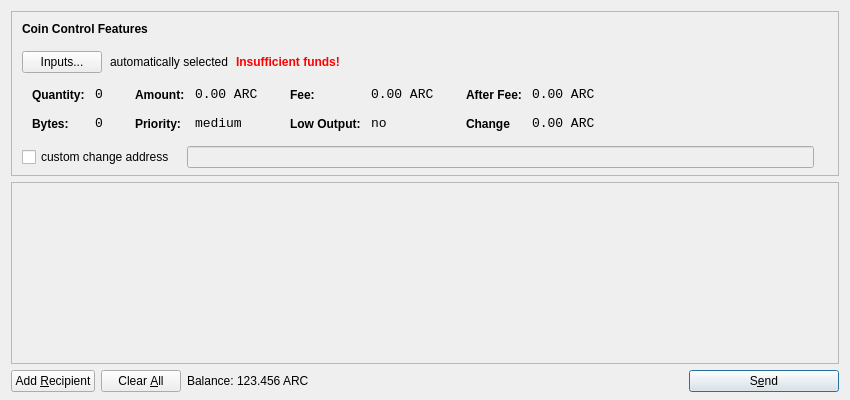
<?xml version="1.0" encoding="UTF-8"?>
<ui version="4.0">
 <class>SendCoinsDialog</class>
 <widget class="QDialog" name="SendCoinsDialog">
  <property name="geometry">
   <rect>
    <x>0</x>
    <y>0</y>
    <width>850</width>
    <height>400</height>
   </rect>
  </property>
  <property name="windowTitle">
   <string>Send Coins</string>
  </property>
  <layout class="QVBoxLayout" name="verticalLayout" stretch="0,1,0">
   <property name="bottomMargin">
    <number>8</number>
   </property>
   <item>
    <widget class="QFrame" name="frameCoinControl">
     <property name="sizePolicy">
      <sizepolicy hsizetype="Expanding" vsizetype="Expanding">
       <horstretch>0</horstretch>
       <verstretch>0</verstretch>
      </sizepolicy>
     </property>
     <property name="maximumSize">
      <size>
       <width>16777215</width>
       <height>16777215</height>
      </size>
     </property>
     <property name="frameShape">
      <enum>QFrame::StyledPanel</enum>
     </property>
     <property name="frameShadow">
      <enum>QFrame::Sunken</enum>
     </property>
     <layout class="QVBoxLayout" name="verticalLayoutCoinControl2">
      <property name="spacing">
       <number>-1</number>
      </property>
      <property name="leftMargin">
       <number>0</number>
      </property>
      <property name="topMargin">
       <number>0</number>
      </property>
      <property name="rightMargin">
       <number>0</number>
      </property>
      <property name="bottomMargin">
       <number>6</number>
      </property>
      <item>
       <layout class="QVBoxLayout" name="verticalLayoutCoinControl" stretch="0,0,0,0,1">
        <property name="spacing">
         <number>0</number>
        </property>
        <property name="leftMargin">
         <number>10</number>
        </property>
        <property name="topMargin">
         <number>10</number>
        </property>
        <item>
         <layout class="QHBoxLayout" name="horizontalLayoutCoinControl1">
          <property name="bottomMargin">
           <number>15</number>
          </property>
          <item>
           <widget class="QLabel" name="labelCoinControlFeatures">
            <property name="sizePolicy">
             <sizepolicy hsizetype="Preferred" vsizetype="Maximum">
              <horstretch>0</horstretch>
              <verstretch>0</verstretch>
             </sizepolicy>
            </property>
            <property name="font">
             <font>
              <weight>75</weight>
              <bold>true</bold>
             </font>
            </property>
            <property name="styleSheet">
             <string notr="true">font-weight:bold;</string>
            </property>
            <property name="text">
             <string>Coin Control Features</string>
            </property>
           </widget>
          </item>
         </layout>
        </item>
        <item>
         <layout class="QHBoxLayout" name="horizontalLayoutCoinControl2" stretch="0,0,0,0">
          <property name="spacing">
           <number>8</number>
          </property>
          <property name="bottomMargin">
           <number>10</number>
          </property>
          <item>
           <widget class="QPushButton" name="pushButtonCoinControl">
            <property name="styleSheet">
             <string notr="true"/>
            </property>
            <property name="text">
             <string>Inputs...</string>
            </property>
           </widget>
          </item>
          <item>
           <widget class="QLabel" name="labelCoinControlAutomaticallySelected">
            <property name="text">
             <string>automatically selected</string>
            </property>
            <property name="margin">
             <number>5</number>
            </property>
           </widget>
          </item>
          <item>
           <widget class="QLabel" name="labelCoinControlInsuffFunds">
            <property name="font">
             <font>
              <weight>75</weight>
              <bold>true</bold>
             </font>
            </property>
            <property name="styleSheet">
             <string notr="true">color:red;font-weight:bold;</string>
            </property>
            <property name="text">
             <string>Insufficient funds!</string>
            </property>
            <property name="margin">
             <number>5</number>
            </property>
           </widget>
          </item>
          <item>
           <spacer name="horizontalSpacerCoinControl">
            <property name="orientation">
             <enum>Qt::Horizontal</enum>
            </property>
            <property name="sizeHint" stdset="0">
             <size>
              <width>40</width>
              <height>1</height>
             </size>
            </property>
           </spacer>
          </item>
         </layout>
        </item>
        <item>
         <widget class="QWidget" name="widgetCoinControl" native="true">
          <property name="sizePolicy">
           <sizepolicy hsizetype="Preferred" vsizetype="Preferred">
            <horstretch>0</horstretch>
            <verstretch>0</verstretch>
           </sizepolicy>
          </property>
          <property name="minimumSize">
           <size>
            <width>0</width>
            <height>0</height>
           </size>
          </property>
          <property name="styleSheet">
           <string notr="true"/>
          </property>
          <layout class="QHBoxLayout" name="horizontalLayoutCoinControl5">
           <property name="margin">
            <number>0</number>
           </property>
           <item>
            <layout class="QHBoxLayout" name="horizontalLayoutCoinControl3" stretch="0,0,0,1">
             <property name="spacing">
              <number>20</number>
             </property>
             <property name="topMargin">
              <number>0</number>
             </property>
             <property name="bottomMargin">
              <number>10</number>
             </property>
             <item>
              <layout class="QFormLayout" name="formLayoutCoinControl1">
               <property name="horizontalSpacing">
                <number>10</number>
               </property>
               <property name="verticalSpacing">
                <number>14</number>
               </property>
               <property name="leftMargin">
                <number>10</number>
               </property>
               <property name="topMargin">
                <number>4</number>
               </property>
               <property name="rightMargin">
                <number>6</number>
               </property>
               <item row="0" column="0">
                <widget class="QLabel" name="labelCoinControlQuantityText">
                 <property name="styleSheet">
                  <string notr="true">font-weight:bold;</string>
                 </property>
                 <property name="text">
                  <string>Quantity:</string>
                 </property>
                 <property name="margin">
                  <number>0</number>
                 </property>
                </widget>
               </item>
               <item row="0" column="1">
                <widget class="QLabel" name="labelCoinControlQuantity">
                 <property name="font">
                  <font>
                   <family>Monospace</family>
                   <pointsize>10</pointsize>
                  </font>
                 </property>
                 <property name="cursor">
                  <cursorShape>IBeamCursor</cursorShape>
                 </property>
                 <property name="contextMenuPolicy">
                  <enum>Qt::ActionsContextMenu</enum>
                 </property>
                 <property name="text">
                  <string>0</string>
                 </property>
                 <property name="margin">
                  <number>0</number>
                 </property>
                 <property name="textInteractionFlags">
                  <set>Qt::LinksAccessibleByMouse|Qt::TextSelectableByKeyboard|Qt::TextSelectableByMouse</set>
                 </property>
                </widget>
               </item>
               <item row="1" column="0">
                <widget class="QLabel" name="labelCoinControlBytesText">
                 <property name="styleSheet">
                  <string notr="true">font-weight:bold;</string>
                 </property>
                 <property name="text">
                  <string>Bytes:</string>
                 </property>
                </widget>
               </item>
               <item row="1" column="1">
                <widget class="QLabel" name="labelCoinControlBytes">
                 <property name="font">
                  <font>
                   <family>Monospace</family>
                   <pointsize>10</pointsize>
                  </font>
                 </property>
                 <property name="cursor">
                  <cursorShape>IBeamCursor</cursorShape>
                 </property>
                 <property name="contextMenuPolicy">
                  <enum>Qt::ActionsContextMenu</enum>
                 </property>
                 <property name="text">
                  <string>0</string>
                 </property>
                 <property name="textInteractionFlags">
                  <set>Qt::LinksAccessibleByMouse|Qt::TextSelectableByKeyboard|Qt::TextSelectableByMouse</set>
                 </property>
                </widget>
               </item>
              </layout>
             </item>
             <item>
              <layout class="QFormLayout" name="formLayoutCoinControl2">
               <property name="horizontalSpacing">
                <number>10</number>
               </property>
               <property name="verticalSpacing">
                <number>14</number>
               </property>
               <property name="leftMargin">
                <number>6</number>
               </property>
               <property name="topMargin">
                <number>4</number>
               </property>
               <property name="rightMargin">
                <number>6</number>
               </property>
               <item row="0" column="0">
                <widget class="QLabel" name="labelCoinControlAmountText">
                 <property name="styleSheet">
                  <string notr="true">font-weight:bold;</string>
                 </property>
                 <property name="text">
                  <string>Amount:</string>
                 </property>
                 <property name="margin">
                  <number>0</number>
                 </property>
                </widget>
               </item>
               <item row="0" column="1">
                <widget class="QLabel" name="labelCoinControlAmount">
                 <property name="font">
                  <font>
                   <family>Monospace</family>
                   <pointsize>10</pointsize>
                  </font>
                 </property>
                 <property name="cursor">
                  <cursorShape>IBeamCursor</cursorShape>
                 </property>
                 <property name="contextMenuPolicy">
                  <enum>Qt::ActionsContextMenu</enum>
                 </property>
                 <property name="text">
                  <string>0.00 ARC</string>
                 </property>
                 <property name="textInteractionFlags">
                  <set>Qt::LinksAccessibleByMouse|Qt::TextSelectableByKeyboard|Qt::TextSelectableByMouse</set>
                 </property>
                </widget>
               </item>
               <item row="1" column="0">
                <widget class="QLabel" name="labelCoinControlPriorityText">
                 <property name="styleSheet">
                  <string notr="true">font-weight:bold;</string>
                 </property>
                 <property name="text">
                  <string>Priority:</string>
                 </property>
                </widget>
               </item>
               <item row="1" column="1">
                <widget class="QLabel" name="labelCoinControlPriority">
                 <property name="font">
                  <font>
                   <family>Monospace</family>
                   <pointsize>10</pointsize>
                  </font>
                 </property>
                 <property name="cursor">
                  <cursorShape>IBeamCursor</cursorShape>
                 </property>
                 <property name="contextMenuPolicy">
                  <enum>Qt::ActionsContextMenu</enum>
                 </property>
                 <property name="text">
                  <string>medium</string>
                 </property>
                 <property name="textInteractionFlags">
                  <set>Qt::LinksAccessibleByMouse|Qt::TextSelectableByKeyboard|Qt::TextSelectableByMouse</set>
                 </property>
                </widget>
               </item>
              </layout>
             </item>
             <item>
              <layout class="QFormLayout" name="formLayoutCoinControl3">
               <property name="horizontalSpacing">
                <number>10</number>
               </property>
               <property name="verticalSpacing">
                <number>14</number>
               </property>
               <property name="leftMargin">
                <number>6</number>
               </property>
               <property name="topMargin">
                <number>4</number>
               </property>
               <property name="rightMargin">
                <number>6</number>
               </property>
               <item row="0" column="0">
                <widget class="QLabel" name="labelCoinControlFeeText">
                 <property name="styleSheet">
                  <string notr="true">font-weight:bold;</string>
                 </property>
                 <property name="text">
                  <string>Fee:</string>
                 </property>
                 <property name="margin">
                  <number>0</number>
                 </property>
                </widget>
               </item>
               <item row="0" column="1">
                <widget class="QLabel" name="labelCoinControlFee">
                 <property name="font">
                  <font>
                   <family>Monospace</family>
                   <pointsize>10</pointsize>
                  </font>
                 </property>
                 <property name="cursor">
                  <cursorShape>IBeamCursor</cursorShape>
                 </property>
                 <property name="contextMenuPolicy">
                  <enum>Qt::ActionsContextMenu</enum>
                 </property>
                 <property name="text">
                  <string>0.00 ARC</string>
                 </property>
                 <property name="textInteractionFlags">
                  <set>Qt::LinksAccessibleByMouse|Qt::TextSelectableByKeyboard|Qt::TextSelectableByMouse</set>
                 </property>
                </widget>
               </item>
               <item row="1" column="0">
                <widget class="QLabel" name="labelCoinControlLowOutputText">
                 <property name="styleSheet">
                  <string notr="true">font-weight:bold;</string>
                 </property>
                 <property name="text">
                  <string>Low Output:</string>
                 </property>
                </widget>
               </item>
               <item row="1" column="1">
                <widget class="QLabel" name="labelCoinControlLowOutput">
                 <property name="font">
                  <font>
                   <family>Monospace</family>
                   <pointsize>10</pointsize>
                  </font>
                 </property>
                 <property name="cursor">
                  <cursorShape>IBeamCursor</cursorShape>
                 </property>
                 <property name="contextMenuPolicy">
                  <enum>Qt::ActionsContextMenu</enum>
                 </property>
                 <property name="text">
                  <string>no</string>
                 </property>
                 <property name="textInteractionFlags">
                  <set>Qt::LinksAccessibleByMouse|Qt::TextSelectableByKeyboard|Qt::TextSelectableByMouse</set>
                 </property>
                </widget>
               </item>
              </layout>
             </item>
             <item>
              <layout class="QFormLayout" name="formLayoutCoinControl4">
               <property name="horizontalSpacing">
                <number>10</number>
               </property>
               <property name="verticalSpacing">
                <number>14</number>
               </property>
               <property name="leftMargin">
                <number>6</number>
               </property>
               <property name="topMargin">
                <number>4</number>
               </property>
               <property name="rightMargin">
                <number>6</number>
               </property>
               <item row="0" column="0">
                <widget class="QLabel" name="labelCoinControlAfterFeeText">
                 <property name="styleSheet">
                  <string notr="true">font-weight:bold;</string>
                 </property>
                 <property name="text">
                  <string>After Fee:</string>
                 </property>
                 <property name="margin">
                  <number>0</number>
                 </property>
                </widget>
               </item>
               <item row="0" column="1">
                <widget class="QLabel" name="labelCoinControlAfterFee">
                 <property name="font">
                  <font>
                   <family>Monospace</family>
                   <pointsize>10</pointsize>
                  </font>
                 </property>
                 <property name="cursor">
                  <cursorShape>IBeamCursor</cursorShape>
                 </property>
                 <property name="contextMenuPolicy">
                  <enum>Qt::ActionsContextMenu</enum>
                 </property>
                 <property name="text">
                  <string>0.00 ARC</string>
                 </property>
                 <property name="textInteractionFlags">
                  <set>Qt::LinksAccessibleByMouse|Qt::TextSelectableByKeyboard|Qt::TextSelectableByMouse</set>
                 </property>
                </widget>
               </item>
               <item row="1" column="0">
                <widget class="QLabel" name="labelCoinControlChangeText">
                 <property name="styleSheet">
                  <string notr="true">font-weight:bold;</string>
                 </property>
                 <property name="text">
                  <string>Change</string>
                 </property>
                </widget>
               </item>
               <item row="1" column="1">
                <widget class="QLabel" name="labelCoinControlChange">
                 <property name="font">
                  <font>
                   <family>Monospace</family>
                   <pointsize>10</pointsize>
                  </font>
                 </property>
                 <property name="cursor">
                  <cursorShape>IBeamCursor</cursorShape>
                 </property>
                 <property name="contextMenuPolicy">
                  <enum>Qt::ActionsContextMenu</enum>
                 </property>
                 <property name="text">
                  <string>0.00 ARC</string>
                 </property>
                 <property name="textInteractionFlags">
                  <set>Qt::LinksAccessibleByMouse|Qt::TextSelectableByKeyboard|Qt::TextSelectableByMouse</set>
                 </property>
                </widget>
               </item>
              </layout>
             </item>
            </layout>
           </item>
          </layout>
         </widget>
        </item>
        <item>
         <layout class="QHBoxLayout" name="horizontalLayoutCoinControl4" stretch="0,0,0">
          <property name="spacing">
           <number>12</number>
          </property>
          <property name="sizeConstraint">
           <enum>QLayout::SetDefaultConstraint</enum>
          </property>
          <property name="topMargin">
           <number>5</number>
          </property>
          <property name="rightMargin">
           <number>5</number>
          </property>
          <item>
           <widget class="QCheckBox" name="checkBoxCoinControlChange">
            <property name="text">
             <string>custom change address</string>
            </property>
           </widget>
          </item>
          <item>
           <widget class="QLineEdit" name="lineEditCoinControlChange">
            <property name="enabled">
             <bool>false</bool>
            </property>
            <property name="sizePolicy">
             <sizepolicy hsizetype="Expanding" vsizetype="Fixed">
              <horstretch>0</horstretch>
              <verstretch>0</verstretch>
             </sizepolicy>
            </property>
           </widget>
          </item>
          <item>
           <widget class="QLabel" name="labelCoinControlChangeLabel">
            <property name="sizePolicy">
             <sizepolicy hsizetype="Preferred" vsizetype="Expanding">
              <horstretch>0</horstretch>
              <verstretch>0</verstretch>
             </sizepolicy>
            </property>
            <property name="minimumSize">
             <size>
              <width>0</width>
              <height>0</height>
             </size>
            </property>
            <property name="text">
             <string/>
            </property>
            <property name="margin">
             <number>3</number>
            </property>
           </widget>
          </item>
         </layout>
        </item>
        <item>
         <spacer name="verticalSpacerCoinControl">
          <property name="orientation">
           <enum>Qt::Vertical</enum>
          </property>
          <property name="sizeHint" stdset="0">
           <size>
            <width>800</width>
            <height>1</height>
           </size>
          </property>
         </spacer>
        </item>
       </layout>
      </item>
     </layout>
    </widget>
   </item>
   <item>
    <widget class="QScrollArea" name="scrollArea">
     <property name="widgetResizable">
      <bool>true</bool>
     </property>
     <widget class="QWidget" name="scrollAreaWidgetContents">
      <property name="geometry">
       <rect>
        <x>0</x>
        <y>0</y>
        <width>830</width>
        <height>165</height>
       </rect>
      </property>
      <layout class="QVBoxLayout" name="verticalLayout_2">
       <property name="margin">
        <number>0</number>
       </property>
       <item>
        <layout class="QVBoxLayout" name="entries">
         <property name="spacing">
          <number>6</number>
         </property>
        </layout>
       </item>
       <item>
        <spacer name="verticalSpacer">
         <property name="orientation">
          <enum>Qt::Vertical</enum>
         </property>
         <property name="sizeHint" stdset="0">
          <size>
           <width>20</width>
           <height>40</height>
          </size>
         </property>
        </spacer>
       </item>
      </layout>
     </widget>
    </widget>
   </item>
   <item>
    <layout class="QHBoxLayout" name="horizontalLayout">
     <item>
      <widget class="QPushButton" name="addButton">
       <property name="toolTip">
        <string>Send to multiple recipients at once</string>
       </property>
       <property name="text">
        <string>Add &amp;Recipient</string>
       </property>
       <property name="icon">
        <iconset resource="../bitcoin.qrc">
         <normaloff>:/icons/add</normaloff>:/icons/add</iconset>
       </property>
       <property name="autoDefault">
        <bool>false</bool>
       </property>
      </widget>
     </item>
     <item>
      <widget class="QPushButton" name="clearButton">
       <property name="sizePolicy">
        <sizepolicy hsizetype="Minimum" vsizetype="Fixed">
         <horstretch>0</horstretch>
         <verstretch>0</verstretch>
        </sizepolicy>
       </property>
       <property name="toolTip">
        <string>Remove all transaction fields</string>
       </property>
       <property name="text">
        <string>Clear &amp;All</string>
       </property>
       <property name="icon">
        <iconset resource="../bitcoin.qrc">
         <normaloff>:/icons/remove</normaloff>:/icons/remove</iconset>
       </property>
       <property name="autoRepeatDelay">
        <number>300</number>
       </property>
       <property name="autoDefault">
        <bool>false</bool>
       </property>
      </widget>
     </item>
     <item>
      <layout class="QHBoxLayout" name="horizontalLayout_2">
       <property name="spacing">
        <number>3</number>
       </property>
       <item>
        <widget class="QLabel" name="label">
         <property name="sizePolicy">
          <sizepolicy hsizetype="Preferred" vsizetype="Fixed">
           <horstretch>0</horstretch>
           <verstretch>0</verstretch>
          </sizepolicy>
         </property>
         <property name="text">
          <string>Balance:</string>
         </property>
        </widget>
       </item>
       <item>
        <widget class="QLabel" name="labelBalance">
         <property name="sizePolicy">
          <sizepolicy hsizetype="Preferred" vsizetype="Fixed">
           <horstretch>0</horstretch>
           <verstretch>0</verstretch>
          </sizepolicy>
         </property>
         <property name="cursor">
          <cursorShape>IBeamCursor</cursorShape>
         </property>
         <property name="text">
          <string>123.456 ARC</string>
         </property>
         <property name="textInteractionFlags">
          <set>Qt::LinksAccessibleByMouse|Qt::TextSelectableByKeyboard|Qt::TextSelectableByMouse</set>
         </property>
        </widget>
       </item>
      </layout>
     </item>
     <item>
      <spacer name="horizontalSpacer">
       <property name="orientation">
        <enum>Qt::Horizontal</enum>
       </property>
       <property name="sizeHint" stdset="0">
        <size>
         <width>40</width>
         <height>20</height>
        </size>
       </property>
      </spacer>
     </item>
     <item>
      <widget class="QPushButton" name="sendButton">
       <property name="minimumSize">
        <size>
         <width>150</width>
         <height>0</height>
        </size>
       </property>
       <property name="toolTip">
        <string>Confirm the send action</string>
       </property>
       <property name="text">
        <string>S&amp;end</string>
       </property>
       <property name="icon">
        <iconset resource="../bitcoin.qrc">
         <normaloff>:/icons/send</normaloff>:/icons/send</iconset>
       </property>
       <property name="default">
        <bool>true</bool>
       </property>
      </widget>
     </item>
    </layout>
   </item>
  </layout>
 </widget>
 <resources>
  <include location="../bitcoin.qrc"/>
 </resources>
 <connections/>
</ui>
